Frame 1 (no input): blank canvas, image omitted
Frame 60 (no input): blank canvas, image omitted
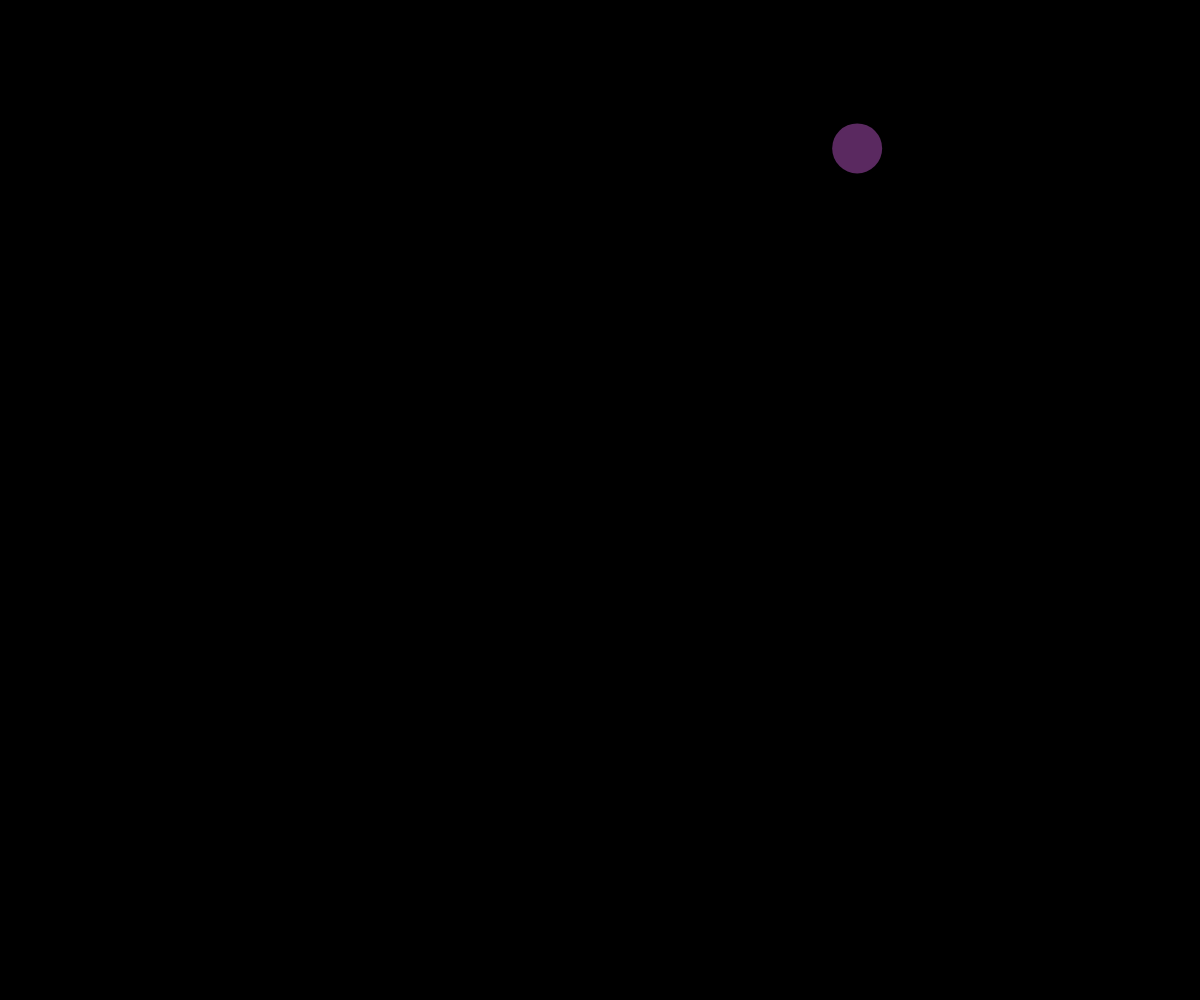
Frame 120 (the mouse pressed at the canvas centre since frame 60)

The p5.js sketch whose frames 1 and 60 were blank and that drew this single picture after the mouse press (run headless with seeded random() and noise() and a simulated clock; from frame 60 on, the mouse is pressed at the canvas centre):

// p5.js sketch
// ── sketch.js
// Project Title
// Your Name
// Date
//
// Extra for Experts:
// - describe what you did to take this project "above and beyond"

class Ball {
  constructor(x, y) {
    this.x = x;
    this.y = y;
    this.radius = 25;
    this.dx = random(-10, 10);
    this.dy = random(-10, 10);
    this.color = color(random(255), random(255), random(255), 120);
  }

  display() {
    noStroke();
    fill(this.color);
    ellipse(this.x, this.y, this.radius*2, this.radius*2);
  }

  update() {
    this.x += this.dx;
    this.y += this.dy;

    if(this.y <= 0 || this.y >= height - this.radius){
      this.dy *= -1;
    }
    if (this.x <= 0 || this.x >= width - this.radius) {
      this.dx *= -1;
    }
  }
}

let ballArray = [];

function setup() {
  createCanvas(windowWidth, windowHeight);
  // someBall = new Ball(width/2, height/2);
}

function draw() {
  background(0);
  for (let i = ballArray.length-1; i>=0; i--) {
    ballArray[i].update();
    ballArray[i].display();
  }

}

function mousePressed() {
  let someBall = new Ball(mouseX, mouseY);
  ballArray.push(someBall);
}
